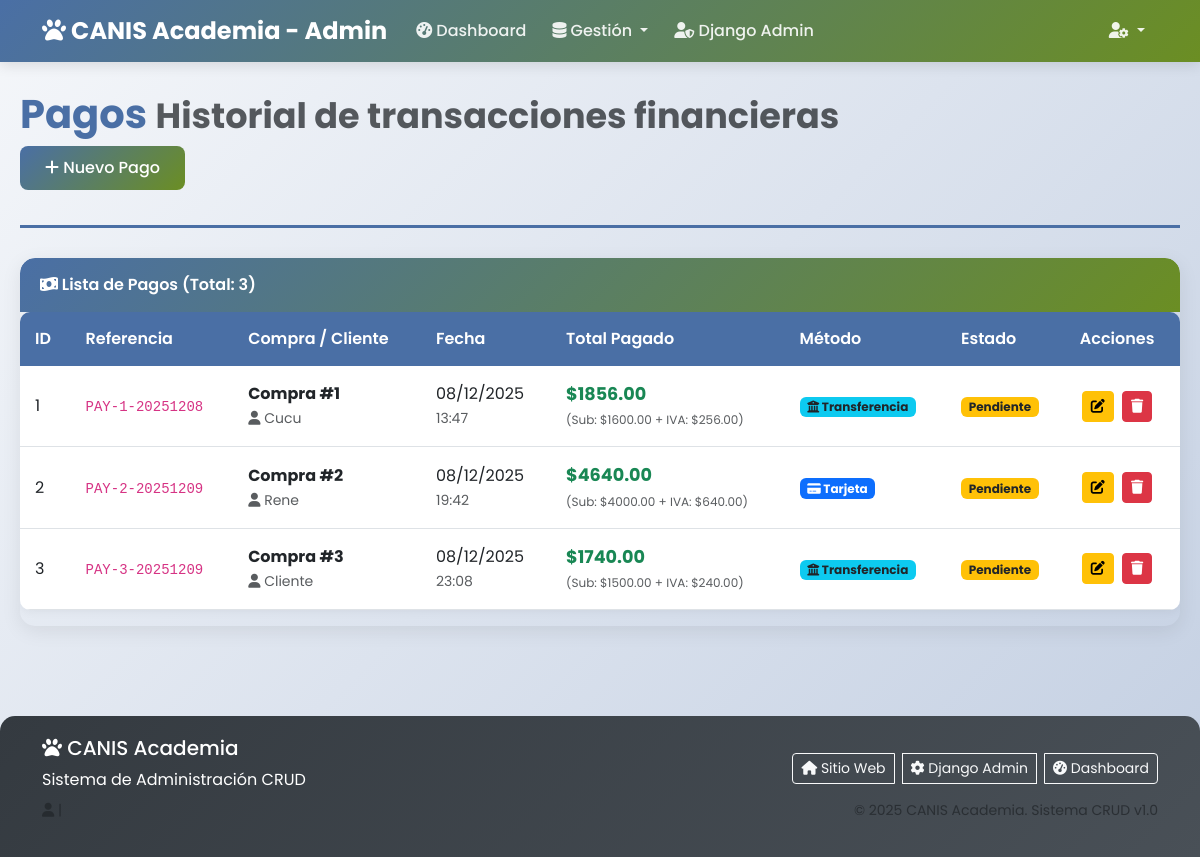
/pagos/, run on the app's committed database.
### app_Entrenamiento_Canino/models.py (models this page shows, shortened)
class Pago(models.Model):
    compra = models.ForeignKey(Compra, on_delete=models.CASCADE)
    fecha_pago = models.DateTimeField()
    monto = models.DecimalField(max_digits=10, decimal_places=2)
    iva = models.DecimalField(max_digits=10, decimal_places=2, default=0)
    metodo_pago = models.CharField(max_length=50)
    referencia = models.CharField(max_length=100)
    estado_pago = models.CharField(max_length=20)

class Compra(models.Model):
    cliente = models.ForeignKey(Cliente, on_delete=models.CASCADE)
    curso = models.ForeignKey(Curso, on_delete=models.CASCADE)
    fecha_compra = models.DateField()
    precio_base = models.DecimalField(max_digits=10, decimal_places=2)
    descuento_aplicado = models.DecimalField(max_digits=10, decimal_places=2, default=0)
    precio_final = models.DecimalField(max_digits=10, decimal_places=2)
    estado = models.CharField(max_length=20, default="pendiente")

class Cliente(models.Model):
    usuario = models.OneToOneField(User, on_delete=models.CASCADE, null=True, blank=True)
    nombre = models.CharField(max_length=100)
    apellido = models.CharField(max_length=100)
    telefono = models.CharField(max_length=20)
    correo = models.EmailField(max_length=150, unique=True)
    direccion = models.CharField(max_length=200)
    fecha_registro = models.DateTimeField(auto_now_add=True)

### app_Entrenamiento_Canino/views.py (the view)
# urls.py: path('pagos/', views.ver_pagos, name='ver_pagos'),
def ver_pagos(request):
    pagos = Pago.objects.all()
    return render(request, 'admin/crud/pagos/listar.html', {'pagos': pagos})

### app_Entrenamiento_Canino/templates/admin/crud/pagos/listar.html (shortened to what this page needs)
{% extends "admin/crud/base_crud.html" %}
{% block page_title %}Pagos{% endblock %}
{% block page_subtitle %}Historial de transacciones financieras{% endblock %}
{% block page_actions %}
<a href="{% url 'agregar_pago' %}" class="admin-btn-primary">
    <i class="fas fa-plus"></i> Nuevo Pago
</a>
{% endblock %}
{% block card_icon %}money-bill-wave{% endblock %}
{% block card_title %}Lista de Pagos (Total: {{ pagos|length }}){% endblock %}
{% block card_content %}
{% if pagos %}
<div class="table-responsive">
    <table class="table admin-table">
        <thead>
            <tr>
                <th>ID</th>
                <th>Referencia</th>
                <th>Compra / Cliente</th>
                <th>Fecha</th>
                <th>Total Pagado</th>
                <th>Método</th>
                <th>Estado</th>
                <th>Acciones</th>
            </tr>
        </thead>
        <tbody>
            {% for pago in pagos %}
            <tr>
                <td>{{ pago.id }}</td>
                <td>
                    <code>{{ pago.referencia|default:"-"|truncatechars:15 }}</code>
                </td>
                <td>
                    <strong>Compra #{{ pago.compra.id }}</strong><br>
                    <small class="text-muted">
                        <i class="fas fa-user"></i> {{ pago.compra.cliente.nombre }}
                    </small>
                </td>
                <td>
                    {{ pago.fecha_pago|date:"d/m/Y" }}<br>
                    <small class="text-muted">{{ pago.fecha_pago|date:"H:i" }}</small>
                </td>
                <td>
                    <strong class="text-success" style="font-size: 1.1em;">
                        ${{ pago.monto|add:pago.iva|floatformat:2 }}
                    </strong>
                    <br>
                    <small class="text-muted" style="font-size: 0.75rem;">
                        (Sub: ${{ pago.monto }} + IVA: ${{ pago.iva|floatformat:2 }})
                    </small>
                </td>
                <td>
                    {% if pago.metodo_pago == 'card' %}
                        <span class="badge bg-primary"><i class="fas fa-credit-card"></i> Tarjeta</span>
                    {% elif pago.metodo_pago == 'transfer' %}
                        <span class="badge bg-info text-dark"><i class="fas fa-university"></i> Transferencia</span>
                    {% else %}
                        <span class="badge bg-light text-dark border">{{ pago.metodo_pago|default:"Manual" }}</span>
                    {% endif %}
                </td>
                <td>
                    {% if pago.estado_pago == 'aprobado' or pago.estado_pago == 'completado' %}
                        <span class="badge bg-success">Aprobado</span>
                    {% elif pago.estado_pago == 'pendiente' %}
                        <span class="badge bg-warning text-dark">Pendiente</span>
                    {% elif pago.estado_pago == 'rechazado' %}
                        <span class="badge bg-danger">Rechazado</span>
                    {% else %}
                        <span class="badge bg-secondary">{{ pago.estado_pago }}</span>
                    {% endif %}
                </td>
                <td class="action-buttons">
                    <a href="{% url 'actualizar_pago' pago.id %}" class="btn btn-warning btn-sm">
                        <i class="fas fa-edit"></i>
                    </a>
                    <a href="{% url 'borrar_pago' pago.id %}" class="btn btn-danger btn-sm btn-confirm-delete">
                        <i class="fas fa-trash"></i>
                    </a>
                </td>
            </tr>
            {% endfor %}
        </tbody>
    </table>
</div>
{% endif %}
{% endblock %}

### app_Entrenamiento_Canino/templates/admin/base_panel.html (style rules this page uses)
:root { --primary-color: #4A6FA5; --secondary-color: #6B8E23; --accent-color: #FF914D; --light-color: #F8F9FA; --dark-color: #343A40; }
body { font-family: 'Poppins', sans-serif; background: linear-gradient(135deg, #f5f7fa 0%, #c3cfe2 100%); min-height: 100vh; padding-top: 70px; }
.admin-table { border-radius: 10px; overflow: hidden; box-shadow: 0 2px 10px rgba(0,0,0,0.05); }
.admin-table thead th { background-color: var(--primary-color); color: white; border: none; font-weight: 600; padding: 15px; }
.admin-table tbody td { padding: 15px; vertical-align: middle; }
.admin-btn-primary { background: linear-gradient(135deg, var(--primary-color) 0%, var(--secondary-color) 100%); border: none; padding: 10px 25px; border-radius: 8px; font-weight: 500; color: white; transition: all 0.3s; text-decoration: none; display: inline-block; }
.action-buttons .btn { margin: 2px; }

### data on the page
Pago: id "1", referencia "PAY-1-20251208", compra.id "1", compra.cliente.nombre "Cucu", fecha_pago "08/12/2025", fecha_pago "13:47", monto|add "1856.00", monto "1600.00", iva "256.00", metodo_pago "transfer" (drawn), estado_pago "Pendiente"
Pago: id "2", referencia "PAY-2-20251209", compra.id "2", compra.cliente.nombre "Rene", fecha_pago "08/12/2025", fecha_pago "19:42", monto|add "4640.00", monto "4000.00", iva "640.00", metodo_pago "card" (drawn), estado_pago "Pendiente"
Pago: id "3", referencia "PAY-3-20251209", compra.id "3", compra.cliente.nombre "Cliente", fecha_pago "08/12/2025", fecha_pago "23:08", monto|add "1740.00", monto "1500.00", iva "240.00", metodo_pago "transfer" (drawn), estado_pago "Pendiente"

### other printed values
{{ pagos|length }} "3"
